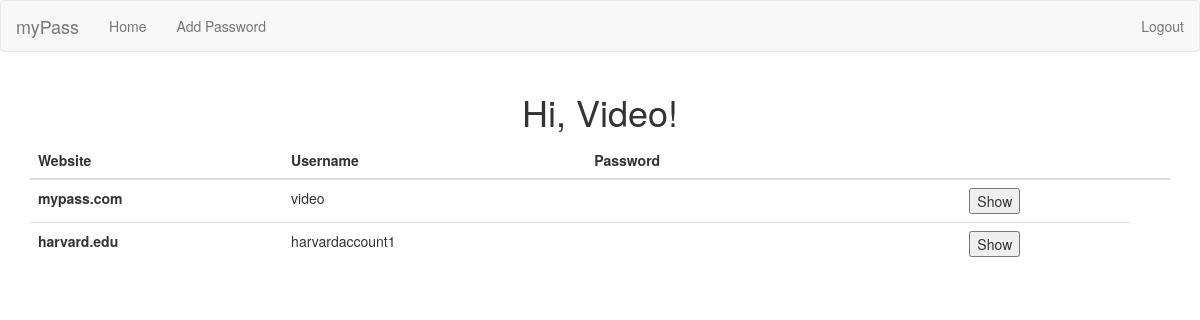
Screenshot of / (signed in) with the database file from the repository.
### models.py (models this page shows, shortened)
class User(UserMixin, db.Model):
    __tablename__ = "users"
    id = db.Column(db.Integer, primary_key=True)
    username = db.Column(db.String(64), index=True, unique=True)
    email = db.Column(db.String(120), index=True, unique=True)
    password_hash = db.Column(db.String(128))
    passwords = db.relationship('Password', backref="user", lazy='dynamic')

class Password(db.Model):
    __tablename__ = "passwords"
    id = db.Column(db.Integer, primary_key=True)
    site = db.Column(db.String(256))
    s_un = db.Column(db.String(256))
    s_pass = db.Column(db.String(500))
    user_id = db.Column(db.Integer, db.ForeignKey("users.id"))

### routes.py (the view)
@app.route('/', methods=["GET", "POST"])
@login_required
def index():
    ppp = app.config["POSTS_PER_PAGE"]
    page = request.args.get('page', 1, type=int)
    passwords = current_user.passwords.paginate(
        page, ppp, True)
    all_pass = current_user.passwords.all()
    l = len(all_pass)
    isint = (l / ppp).is_integer()
    if isint:
        num_pages = (l / ppp)
    else:
        num_pages = int((l / ppp)) + 1
    next_url = url_for('index', page=passwords.next_num) \
        if passwords.has_next else None
    prev_url = url_for('index', page=passwords.prev_num) \
        if passwords.has_prev else None
    return render_template('index.html', passwords=passwords.items, next_url=next_url,
                           prev_url=prev_url, num_pages=int(num_pages))

### models.py (called while the page is built)
@login.user_loader
def load_user(id):
    return User.query.get(int(id))

### templates/index.html (shortened to what this page needs)
{% extends "layout.html" %}
{% import "bootstrap/wtf.html" as wtf %}
{% block app_content %}
<h1>Hi, {{ current_user.username.capitalize() }}!</h1>
<table class="table">
    <thead>
        <tr>
            <th scope="col">Website</th>
            <th scope="col">Username</th>
            <th scope="col">Password</th>
            <th scope="col"></th>
            <th scope="col"></th>
        </tr>
    </thead>
    <tbody>
        {% for pass in passwords %}
        <tr>
            <th scope="row">{{ pass.site }}</th>
            <td scope="row">{{ pass.s_un }}</th>
            <td> <button type="button" id="button{{pass.id}}" onclick="hide({{pass.id}})">Show</button> </td>
        </tr>
        {% endfor %}
    </tbody>
</table>
{% endblock %}

### static/mystyle.css (style rules this page uses)
h1 { text-align: center; }

### rows the page displays
User: username "Video"
Password: site "mypass.com", s_un "video"
Password: site "harvard.edu", s_un "harvardaccount1"
